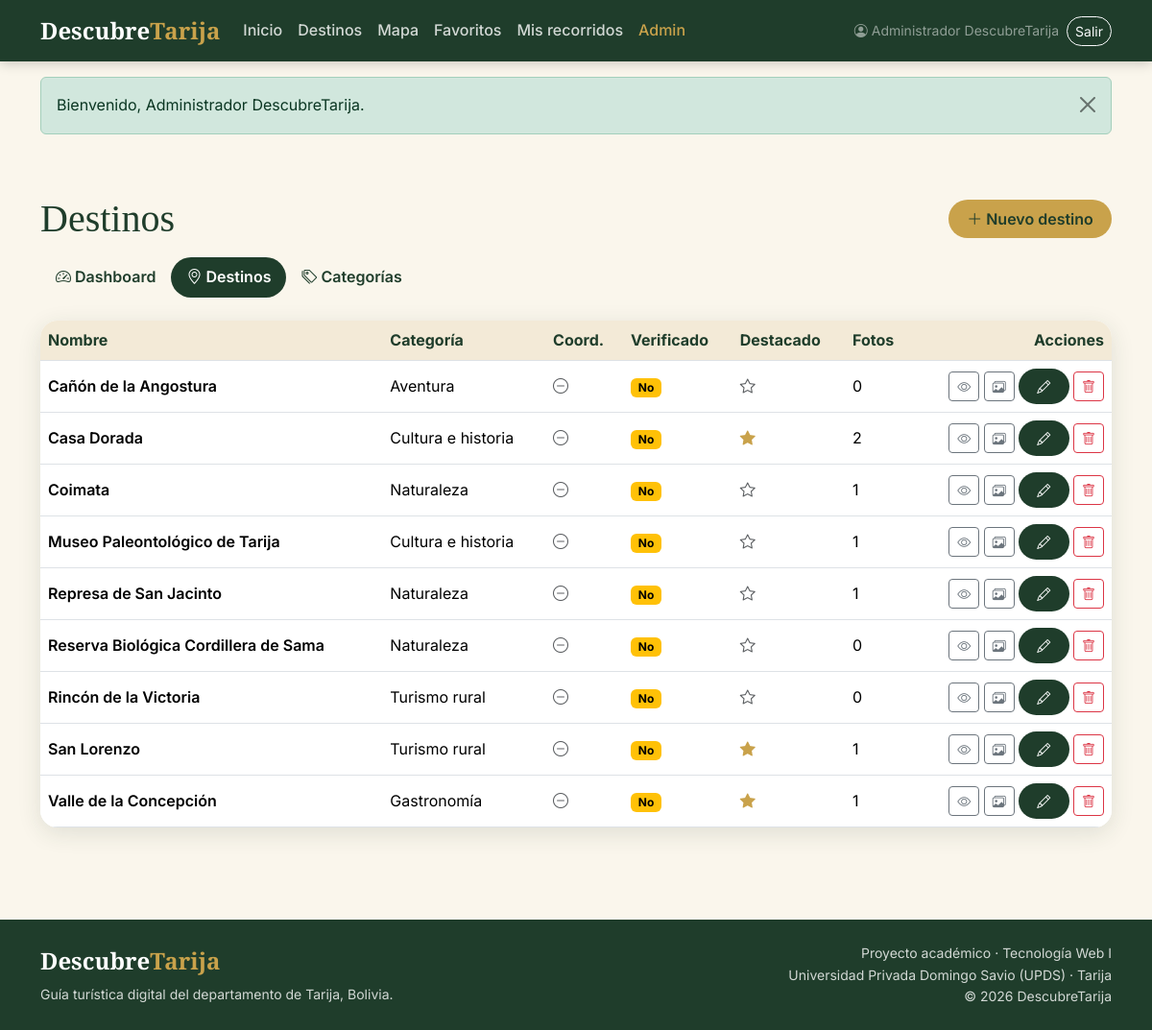
Page /admin/destinos.php (signed in) on the earlier database version.
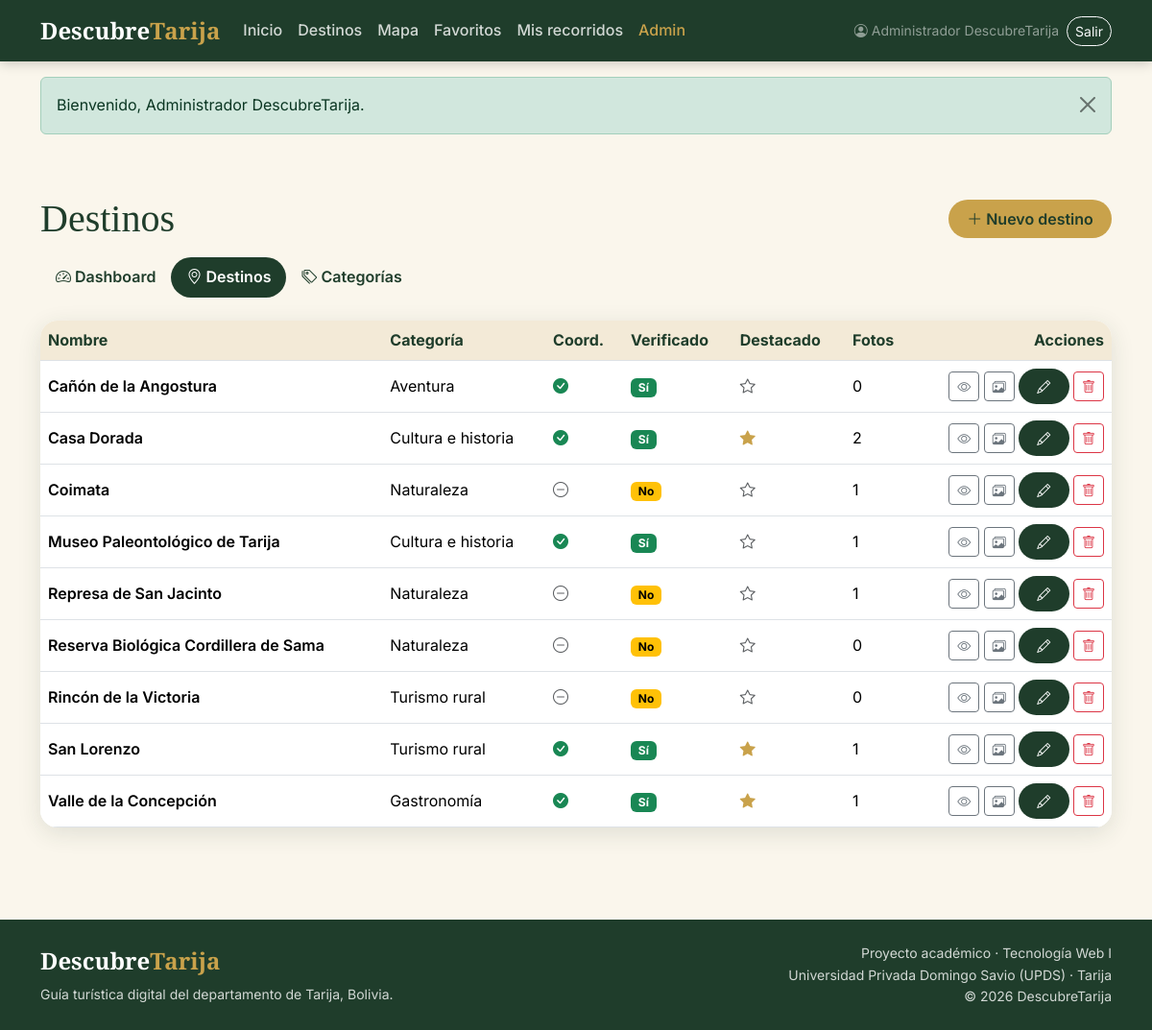
Same page on the later database version.
### tables this page shows
CREATE TABLE destinos (
  id INT AUTO_INCREMENT PRIMARY KEY,
  nombre VARCHAR(80) NOT NULL UNIQUE,
  descripcion TEXT NULL,
  ubicacion VARCHAR(100) NULL,
  latitud DECIMAL(9,6) NULL,
  longitud DECIMAL(9,6) NULL,
  categoria_id INT NULL,
  destacado BOOLEAN NOT NULL DEFAULT FALSE,
  verificado BOOLEAN NOT NULL DEFAULT FALSE,
  CONSTRAINT fk_destino_categoria
    FOREIGN KEY (categoria_id) REFERENCES categorias(id)
);

CREATE TABLE categorias (
  id INT AUTO_INCREMENT PRIMARY KEY,
  nombre VARCHAR(40) NOT NULL UNIQUE,
  descripcion VARCHAR(200) NULL
);

### www/admin/destinos.php (the view, shortened to what this page needs)
<?php
require __DIR__ . '/../includes/conexion.php';
require_once __DIR__ . '/../includes/funciones.php';
$destinos = $pdo->query(
    'SELECT d.id, d.nombre, d.destacado, d.verificado, d.latitud, d.longitud,
            c.nombre AS categoria,
            (SELECT COUNT(*) FROM imagenes i WHERE i.destino_id = d.id) AS fotos
     FROM destinos d LEFT JOIN categorias c ON c.id = d.categoria_id
     ORDER BY d.nombre'
)->fetchAll();
require __DIR__ . '/../includes/header.php';
?>
<div class="container py-5">
  <div class="d-flex flex-wrap justify-content-between align-items-center gap-2 mb-3">
    <h1 class="mb-0">Destinos</h1>
    <a class="btn btn-dorado" href="/admin/destino_form.php"><i class="bi bi-plus-lg"></i> Nuevo destino</a>
  </div>
  <?php require __DIR__ . '/../includes/admin_menu.php'; ?>
  <div class="tabla-admin table-responsive">
    <table class="table align-middle mb-0">
      <thead>
        <tr><th>Nombre</th><th>Categoría</th><th>Coord.</th><th>Verificado</th><th>Destacado</th><th>Fotos</th><th class="text-end">Acciones</th></tr>
      </thead>
      <tbody>
        <?php foreach ($destinos as $d): ?>
          <tr>
            <td class="fw-semibold"><?= e($d['nombre']) ?></td>
            <td><?= e($d['categoria'] ?? 'Sin categoría') ?></td>
            <td><?= ($d['latitud'] !== null && $d['longitud'] !== null) ? '<i class="bi bi-check-circle-fill text-success"></i>' : '<i class="bi bi-dash-circle text-muted"></i>' ?></td>
            <td><?= $d['verificado'] ? '<span class="badge text-bg-success">Sí</span>' : '<span class="badge text-bg-warning">No</span>' ?></td>
            <td><?= $d['destacado'] ? '<i class="bi bi-star-fill" style="color:var(--dorado)"></i>' : '<i class="bi bi-star text-muted"></i>' ?></td>
            <td><?= (int) $d['fotos'] ?></td>
            <td class="text-end text-nowrap">
              <a class="btn btn-sm btn-outline-secondary" href="/detalle.php?id=<?= (int) $d['id'] ?>" title="Ver en el sitio" aria-label="Ver en el sitio"><i class="bi bi-eye"></i></a>
              <a class="btn btn-sm btn-outline-secondary" href="/admin/imagenes.php?destino_id=<?= (int) $d['id'] ?>" title="Imágenes" aria-label="Imágenes"><i class="bi bi-images"></i></a>
              <a class="btn btn-sm btn-verde" href="/admin/destino_form.php?id=<?= (int) $d['id'] ?>" title="Editar" aria-label="Editar"><i class="bi bi-pencil"></i></a>
              <form method="post" class="d-inline"
                    onsubmit="return confirm('¿Eliminar este destino? Se quitará también de favoritos y recorridos, y se borrarán sus fotos.');">
                <button class="btn btn-sm btn-outline-danger" type="submit" title="Eliminar" aria-label="Eliminar"><i class="bi bi-trash"></i></button>
              </form>
            </td>
          </tr>
        <?php endforeach; ?>
      </tbody>
    </table>
  </div>
</div>
<?php require __DIR__ . '/../includes/footer.php'; ?>

Differences in the rows shown:
changed destinos "Cañón de la Angostura": latitud empty → -21.7046 (drawn); verificado "No" → "Sí"
changed destinos "Casa Dorada": latitud empty → -21.5327 (drawn); verificado "No" → "Sí"
changed destinos "Museo Paleontológico de Tarija": latitud empty → -21.5349 (drawn); verificado "No" → "Sí"
changed destinos "San Lorenzo": latitud empty → -21.4183 (drawn); verificado "No" → "Sí"
changed destinos "Valle de la Concepción": latitud empty → -21.6959 (drawn); verificado "No" → "Sí"
